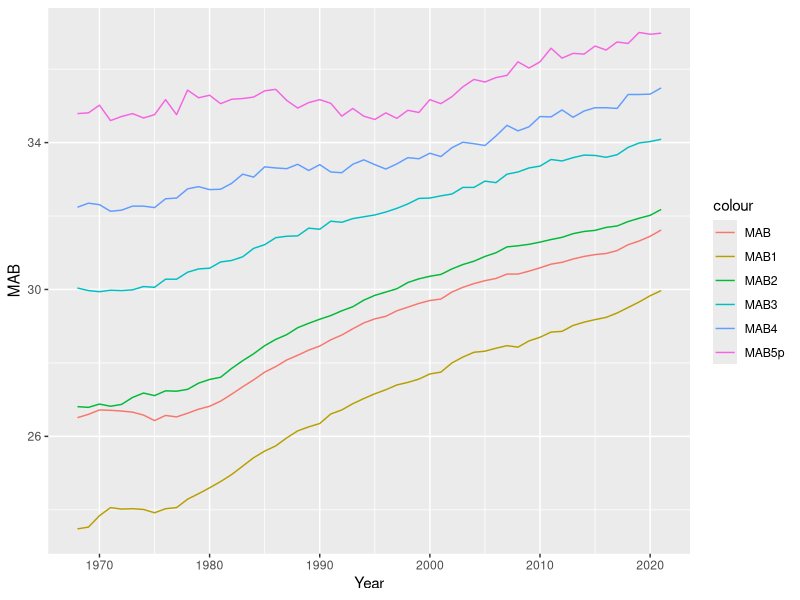
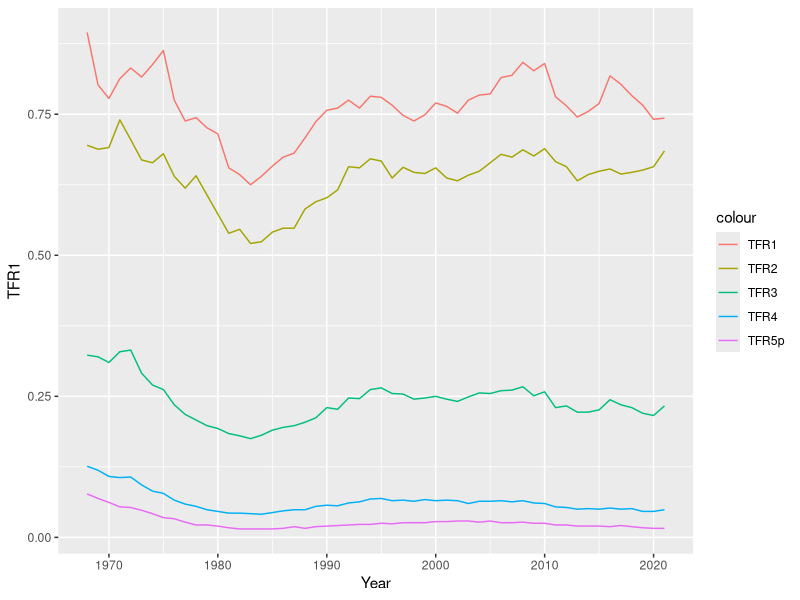

Write R code to recreate these figures, in order.
## ---- chunk 1
library(ggplot2)
## ---- chunk 2
asfr = read.table('DNKasfrRR.txt', skip = 2, header = T)
cbr = read.table('DNKcbrRRbo.txt', skip = 2, header = T)
mab = read.table('DNKmabRRbo.txt', skip = 2, header = T)
tfr = read.table('DNKtfrRRbo.txt', skip = 2, header = T)
expRisk = read.table('exposureRiskMortality.txt', skip = 2, header = T)
## ---- chunk 3
asfr$Age <- gsub("[+]", "", asfr$Age)
asfr$Age <- gsub("[-]", "", asfr$Age)

expRisk$Age <- gsub("[+]", "", expRisk$Age)
expRisk$Age <- gsub("[-]", "", expRisk$Age)
## ---- chunk 4
ggplot(mab) + 
  geom_line(mapping = aes(x=Year, y = MAB, color = "MAB")) + 
  geom_line(mapping = aes(x=Year, y = MAB1, color = "MAB1")) +
  geom_line(mapping = aes(x=Year, y = MAB2, color = "MAB2")) +
  geom_line(mapping = aes(x=Year, y = MAB3, color = "MAB3")) +
  geom_line(mapping = aes(x=Year, y = MAB4, color = "MAB4")) +
  geom_line(mapping = aes(x=Year, y = MAB5p, color = "MAB5p"))

## ---- chunk 5
ggplot() + 
  #geom_line(tfr, mapping = aes(x=Year, y = TFR, color = "TFR")) + 
  geom_line(tfr, mapping = aes(x=Year, y = TFR1, color = "TFR1")) + 
  geom_line(tfr, mapping = aes(x=Year, y = TFR2, color = "TFR2")) + 
  geom_line(tfr, mapping = aes(x=Year, y = TFR3, color = "TFR3")) + 
  geom_line(tfr, mapping = aes(x=Year, y = TFR4, color = "TFR4")) + 
  geom_line(tfr, mapping = aes(x=Year, y = TFR5p, color = "TFR5p")) 
